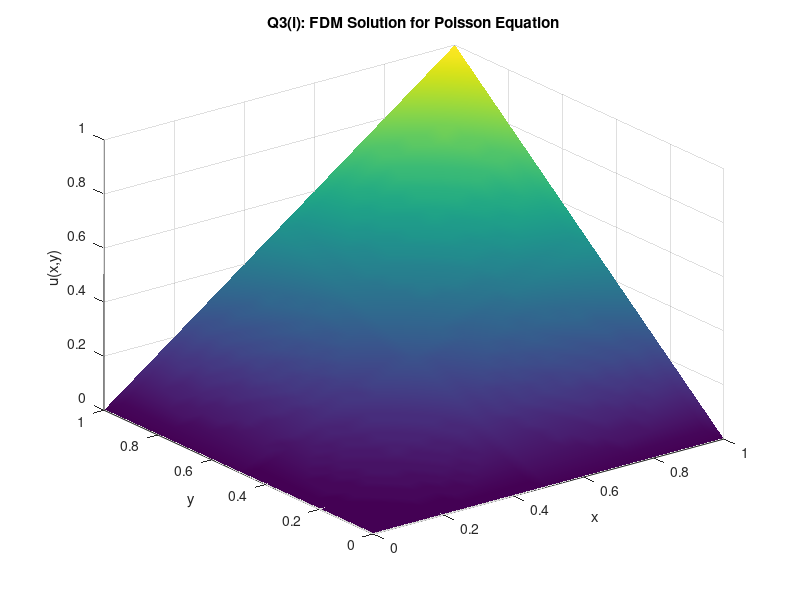

Recreate this plot in MATLAB.
% Q3_Poisson_FDM.m
clear; clc; close all;

% Setup: u_xx + u_yy = 0 on (0,1)x(0,1)
% BCs: u(x,0)=0, u(x,1)=x, u(0,y)=0, u(1,y)=y
L_x = 1; L_y = 1;
exact_sol = @(x, y) x .* y;

Nx = 32; Ny = 32;
hx = L_x/Nx; hy = L_y/Ny;
x = linspace(0, L_x, Nx+1); y = linspace(0, L_y, Ny+1);
[X, Y] = meshgrid(x, y);
U = zeros(Ny+1, Nx+1);

% Apply BCs
U(1, :) = 0;          % u(x,0) = 0
U(end, :) = x;        % u(x,1) = x
U(:, 1) = 0;          % u(0,y) = 0
U(:, end) = y';       % u(1,y) = y

% Inner nodes setup
Nx_in = Nx-1; Ny_in = Ny-1;
I_x = speye(Nx_in); I_y = speye(Ny_in);
D_x = spdiags(ones(Nx_in,1)*[1 -2 1], -1:1, Nx_in, Nx_in) / hx^2;
D_y = spdiags(ones(Ny_in,1)*[1 -2 1], -1:1, Ny_in, Ny_in) / hy^2;

% 2D Laplacian Matrix
A = kron(I_y, D_x) + kron(D_y, I_x);
F = zeros(Ny_in, Nx_in);

% Boundary condition forcing
F(1, :) = F(1, :) - U(1, 2:end-1) / hy^2;
F(end, :) = F(end, :) - U(end, 2:end-1) / hy^2;
F(:, 1) = F(:, 1) - U(2:end-1, 1) / hx^2;
F(:, end) = F(:, end) - U(2:end-1, end) / hx^2;

U_in = A \ F(:);
U(2:end-1, 2:end-1) = reshape(U_in, Ny_in, Nx_in);

figure;
surf(X, Y, U); title('Q3(i): FDM Solution for Poisson Equation');
xlabel('x'); ylabel('y'); zlabel('u(x,y)'); shading interp;
